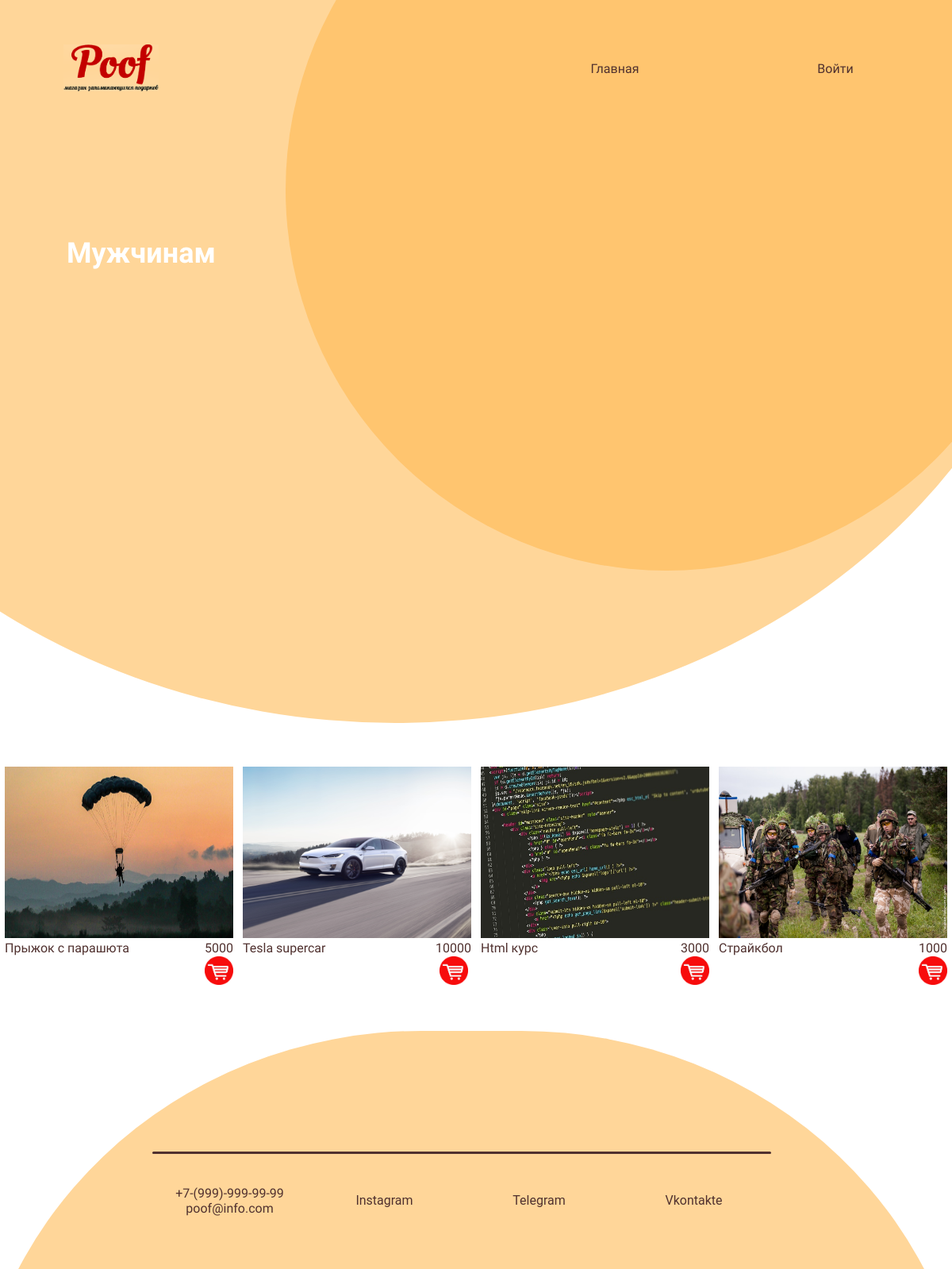
Before: /category/1 with the older database file.
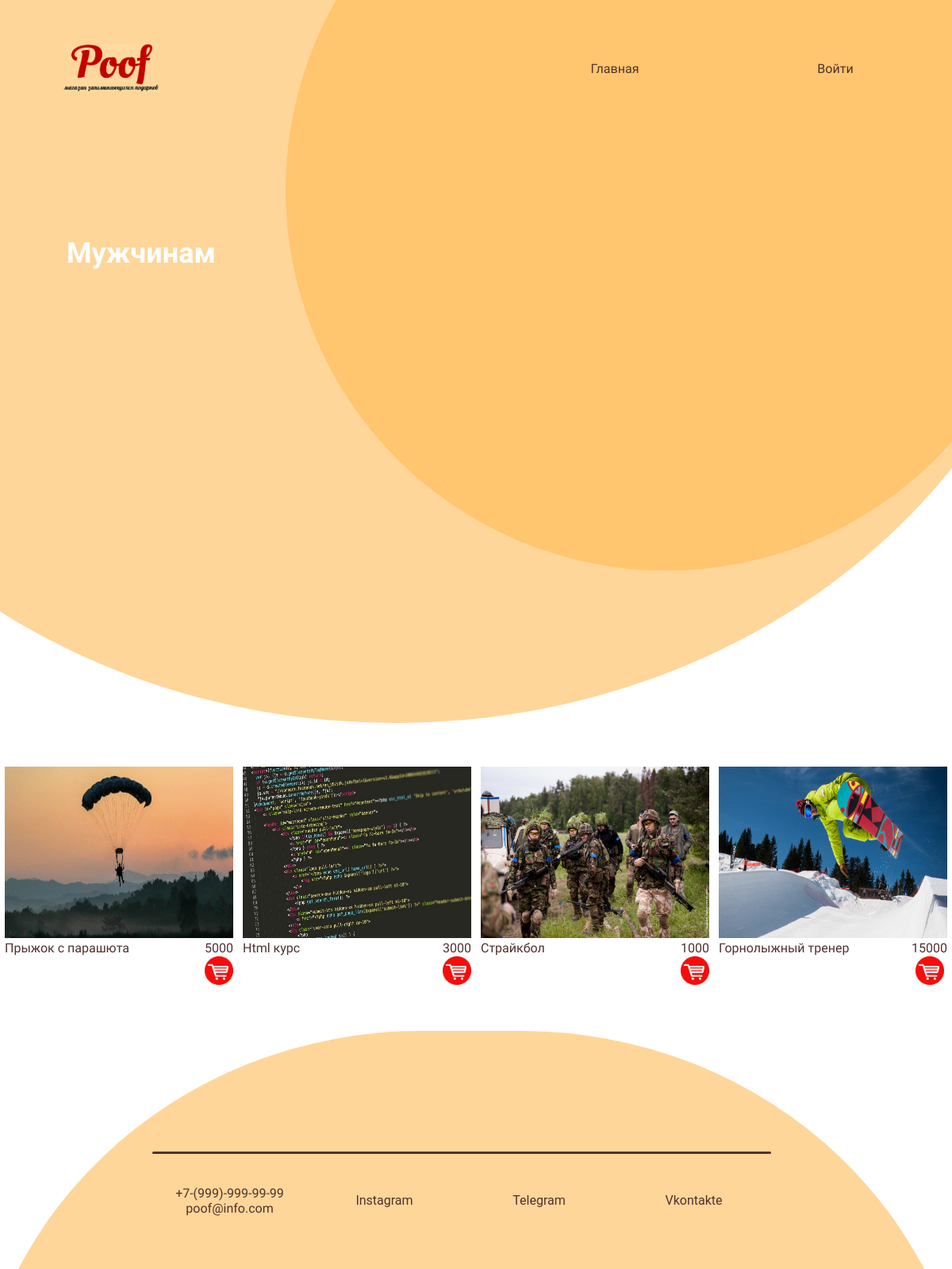
After: the same page with the newer database file.
### products/models.py (models this page shows, shortened)
class Category(models.Model):
    title = models.CharField(max_length=150, db_index=True, verbose_name='Категория')
    class Meta:
        verbose_name = 'Категория'
        verbose_name_plural = 'Категории'

class Products(models.Model):
    title = models.CharField(max_length=150, verbose_name='Название')
    description = models.TextField(max_length=1000, verbose_name='Описание')
    price = models.IntegerField(verbose_name='Цена')
    created_at = models.DateField(auto_now_add=True, verbose_name='Создано')
    updated_at = models.DateField(auto_now=True, verbose_name='Обновлено')
    photo = models.ImageField(upload_to='photos/', verbose_name='Изображение')
    slug = models.SlugField(unique=True, verbose_name='Слаг')
    category = models.ForeignKey('Category', on_delete=models.PROTECT, blank=True, null=True)
    def get_absolute_url(self):
        return reverse_lazy('products', kwargs={'slug': self.slug})
    class Meta:
        verbose_name = 'Товар'
        verbose_name_plural = 'Товары'
        ordering = ['created_at']

### products/views.py (the view)
# urls.py: path('category/<int:category_id>', get_category, name='category'),
def get_category(request, category_id):
    products = Products.objects.filter(category_id=category_id)
    categories = Category.objects.all()
    category = Category.objects.get(pk=category_id)
    return render(request, 'products/category.html', {'products': products, 'categories': categories, 'category': category})

### products/templates/products/category.html (shortened to what this page needs)
{% extends 'base.html' %}
{% load static %}
{% block content %}
<div class="wrapper">
    <div class = "bottom_menu">
        <div class="logo"><img src="{% static 'img/Logo.gif' %}"></div>
        <div class="menu_links">
            <a href="/" class="link">Главная</a>
            {% if request.user.is_authenticated %}
            <a href="#" class="link">Личный кабинет</a>
            <a href="{% url 'logout' %}" class="link">Выход</a>
            {% else %}
            <a href="{% url 'login' %}" class="link">Войти</a>
            {% endif %}
        </div>
    </div>
    <div class = "circle"><img src="{{category.photo.url}}"></div>
    <div class = "circle_light"></div>
    <div class="intro_text">
        <h2>{{category.title}}</h2>
    </div>
    </div>
<div class="items">
        {% for item in products %}
    <a href="{{item.get_absolute_url}}">
        <div class="item">
            <div class="item__image"><img src="{{ item.photo.url }}"> </div>
            <div class="item__info">
                <div class="title">
                {{ item.title }}
                </div>
                <div class="price">
               <a class="link-detail">
                   <div>{{ item.price}}</div>
                   <input class="cart" type="image" src="{% static 'img/Cart_logo.png' %}" alt="Кнопка «Cart»">
               </a>
                </div>
        </div>
    </div>
    </a>
        {% endfor %}
</div>
<div class="wrapper_footer">
    <div class="footer">
        <div class="footer_circle">
            <div><hr></div>
            <div class="contact">
                <p class="footer_link">+7-(999)-999-99-99<br>poof@info.com</p>
                <a href="https://www.instagram.com/yellow__boat/" class="footer_link">Instagram</a>
                <a href="https://t.me/djoefrit" class="footer_link">Telegram</a>
                <a href="https://vk.com/lonep" class="footer_link">Vkontakte</a>
            </div>
        </div>
    </div>
</div>
{% endblock %}

### templates/base.html (shortened to what this page needs)
{% load static %}
<!DOCTYPE html>
<html lang="en">
<head>
    <link rel="stylesheet" href="{% static 'css/normalize.css' %}">
    <link rel="stylesheet" href="{% static 'css/main.css' %}">
    <link rel="stylesheet" href="{% static 'css/index.css' %}">
    <link rel="stylesheet" href="{% static 'css/products.css' %}">
</head>
<body>
    {% block content %}
    {% endblock %}
</body>
</html>

### gift/static/css/main.css (style rules this page uses)
* { box-sizing: border-box; }
:root { --yellow: #FFC56F ; --yellow_light: #FFD699; --brown: #50312F; --brown_light: #513634; --white: #ffffff; --red: #ff0000; --dark: #0D0D0D; --gray: #5a5560; --light: #9D8D8F; --blue: #69bfae; }
html { font-family: "Roboto", sans-serif; }
a { text-decoration: none; }
p { font-family: 'Balsamiq Sans', cursive; }
h2 { font-family:"Balsamiq Sans",bold ; }

### gift/static/css/index.css (style rules this page uses)
.bottom_menu { display: flex; padding-top: 3.5em; }
.logo { flex:1; text-align: left; margin-left: 5em; background: none; border: none; }
.logo img { width: 10vw; height: auto; background: var(--yellow_light); }
.menu_links { display: flex; flex: 1; padding-right: 0.5em; align-items: center; }
.link { flex:1; padding-left: 0.5em; font-family: 'Oswald', sans-serif; text-decoration: none; color: var(--brown); text-align: center; padding: 0.5vw; border-radius: 50px; vertical-align: center; }
.circle { width: 80vw; height:80vw; background: var(--yellow); border-radius: 50%; position: absolute; transform: translate(30vw,-30vw); z-index: -2; }
.circle_light { width: 143vw; height: 126vw; background: var(--yellow_light); border-radius: 80%; position: absolute; transform: translate(-30vw,-60vw); z-index: -3; }
.wrapper { position: relative; width: 100%; height: 80vw; overflow: hidden; }
.intro_text { text-wrap: normal; width: 40vw; height: 15em; color: var(--white); font-family: 'Balsamiq Sans', cursive; margin-left: 7vw; margin-top: 15vw; }
.intro_text h2 { font-size: 3vw; }
.wrapper_footer { margin-top: 4vw; position: relative; width: 100%; height: 25vw; overflow: hidden; }
.footer_circle { background: var(--yellow_light); width: 105vw; height:100vw; border-radius: 45%; position: absolute; display: flex; transform: translate(-3vw,0); }
hr { position: absolute; width: 65vw; height: 3px; border: none; background-color: var(--brown); border-radius: 20px; transform: translate(19vw,12vw); z-index: 1; }
.contact { display: flex; position: absolute; transform: translate(19vw,14vw); width: 65vw; align-items: center; }
.footer_link { flex: 1; text-decoration: none; color: var(--brown); border: none; text-align: center; border-radius: 50px; padding: 1vw; }

### gift/static/css/products.css (style rules this page uses)
.items { display: flex; justify-content: center; flex-wrap: wrap; }
.item { display: flex; flex-direction: column; padding: 0.5vw; text-decoration: none; }
.title { color: var(--brown); }
.item__image img { width: 24vw; height: 18vw; }
.item__info { display: flex; justify-content: space-between; color: var(--brown); font-family: "Balsamiq Sans", bold; }
.price { display: flex; flex-direction: column; text-align: center; }
.cart { width: 3vw; height: 3vw; z-index: 1; }

Changed rows visible on the page:
removed Products: photo (picture), title "Tesla supercar", price "10000"
added Products: photo (picture), title "Горнолыжный тренер", price "15000"
